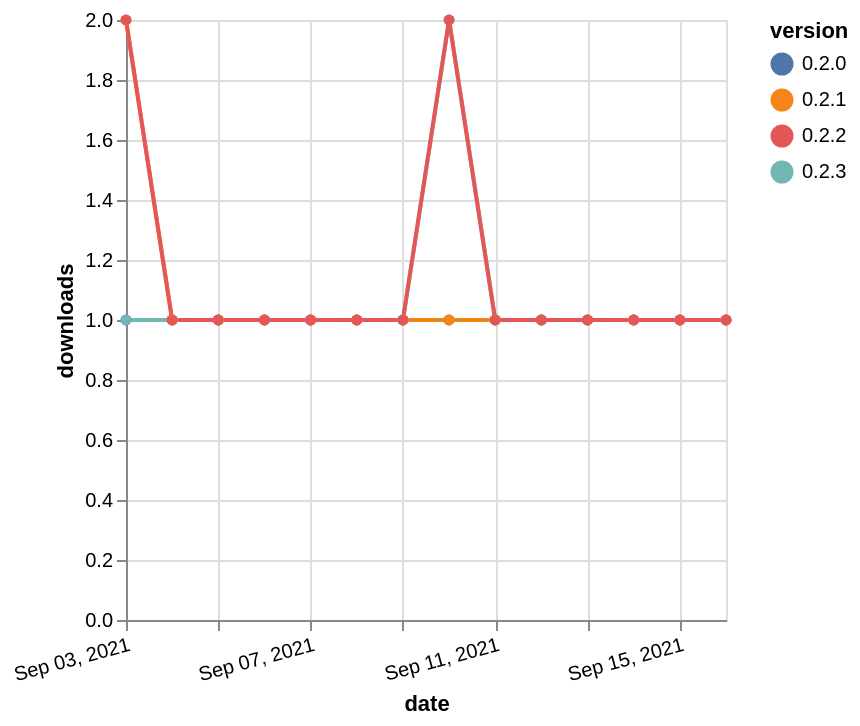

Write the Vega-Lite specification saved for this chart.
### Vega-Lite specification from a JSON file in a GitHub repository (floating-point values rounded to 4 significant figures)
{"$schema": "https://vega.github.io/schema/vega-lite/v5.json", "description": "A simple bar chart with embedded data.", "data": {"values": [{"date": "2021-09-03", "total": 148, "delta": 1, "version": "0.2.0"}, {"date": "2021-09-04", "total": 149, "delta": 1, "version": "0.2.0"}, {"date": "2021-09-05", "total": 150, "delta": 1, "version": "0.2.0"}, {"date": "2021-09-06", "total": 151, "delta": 1, "version": "0.2.0"}, {"date": "2021-09-07", "total": 152, "delta": 1, "version": "0.2.0"}, {"date": "2021-09-08", "total": 153, "delta": 1, "version": "0.2.0"}, {"date": "2021-09-09", "total": 154, "delta": 1, "version": "0.2.0"}, {"date": "2021-09-10", "total": 155, "delta": 1, "version": "0.2.0"}, {"date": "2021-09-11", "total": 156, "delta": 1, "version": "0.2.0"}, {"date": "2021-09-12", "total": 157, "delta": 1, "version": "0.2.0"}, {"date": "2021-09-13", "total": 158, "delta": 1, "version": "0.2.0"}, {"date": "2021-09-14", "total": 159, "delta": 1, "version": "0.2.0"}, {"date": "2021-09-15", "total": 160, "delta": 1, "version": "0.2.0"}, {"date": "2021-09-16", "total": 161, "delta": 1, "version": "0.2.0"}, {"date": "2021-09-03", "total": 131, "delta": 1, "version": "0.2.3"}, {"date": "2021-09-04", "total": 132, "delta": 1, "version": "0.2.3"}, {"date": "2021-09-05", "total": 133, "delta": 1, "version": "0.2.3"}, {"date": "2021-09-06", "total": 134, "delta": 1, "version": "0.2.3"}, {"date": "2021-09-07", "total": 135, "delta": 1, "version": "0.2.3"}, {"date": "2021-09-08", "total": 136, "delta": 1, "version": "0.2.3"}, {"date": "2021-09-09", "total": 137, "delta": 1, "version": "0.2.3"}, {"date": "2021-09-10", "total": 139, "delta": 2, "version": "0.2.3"}, {"date": "2021-09-11", "total": 140, "delta": 1, "version": "0.2.3"}, {"date": "2021-09-12", "total": 141, "delta": 1, "version": "0.2.3"}, {"date": "2021-09-13", "total": 142, "delta": 1, "version": "0.2.3"}, {"date": "2021-09-14", "total": 143, "delta": 1, "version": "0.2.3"}, {"date": "2021-09-15", "total": 144, "delta": 1, "version": "0.2.3"}, {"date": "2021-09-16", "total": 145, "delta": 1, "version": "0.2.3"}, {"date": "2021-09-03", "total": 129, "delta": 2, "version": "0.2.1"}, {"date": "2021-09-04", "total": 130, "delta": 1, "version": "0.2.1"}, {"date": "2021-09-05", "total": 131, "delta": 1, "version": "0.2.1"}, {"date": "2021-09-06", "total": 132, "delta": 1, "version": "0.2.1"}, {"date": "2021-09-07", "total": 133, "delta": 1, "version": "0.2.1"}, {"date": "2021-09-08", "total": 134, "delta": 1, "version": "0.2.1"}, {"date": "2021-09-09", "total": 135, "delta": 1, "version": "0.2.1"}, {"date": "2021-09-10", "total": 136, "delta": 1, "version": "0.2.1"}, {"date": "2021-09-11", "total": 137, "delta": 1, "version": "0.2.1"}, {"date": "2021-09-12", "total": 138, "delta": 1, "version": "0.2.1"}, {"date": "2021-09-13", "total": 139, "delta": 1, "version": "0.2.1"}, {"date": "2021-09-14", "total": 140, "delta": 1, "version": "0.2.1"}, {"date": "2021-09-15", "total": 141, "delta": 1, "version": "0.2.1"}, {"date": "2021-09-16", "total": 142, "delta": 1, "version": "0.2.1"}, {"date": "2021-09-03", "total": 120, "delta": 2, "version": "0.2.2"}, {"date": "2021-09-04", "total": 121, "delta": 1, "version": "0.2.2"}, {"date": "2021-09-05", "total": 122, "delta": 1, "version": "0.2.2"}, {"date": "2021-09-06", "total": 123, "delta": 1, "version": "0.2.2"}, {"date": "2021-09-07", "total": 124, "delta": 1, "version": "0.2.2"}, {"date": "2021-09-08", "total": 125, "delta": 1, "version": "0.2.2"}, {"date": "2021-09-09", "total": 126, "delta": 1, "version": "0.2.2"}, {"date": "2021-09-10", "total": 128, "delta": 2, "version": "0.2.2"}, {"date": "2021-09-11", "total": 129, "delta": 1, "version": "0.2.2"}, {"date": "2021-09-12", "total": 130, "delta": 1, "version": "0.2.2"}, {"date": "2021-09-13", "total": 131, "delta": 1, "version": "0.2.2"}, {"date": "2021-09-14", "total": 132, "delta": 1, "version": "0.2.2"}, {"date": "2021-09-15", "total": 133, "delta": 1, "version": "0.2.2"}, {"date": "2021-09-16", "total": 134, "delta": 1, "version": "0.2.2"}]}, "width": "container", "mark": {"type": "line", "point": {"filled": true}}, "encoding": {"x": {"field": "date", "type": "temporal", "timeUnit": "yearmonthdate", "title": "date", "axis": {"labelAngle": -15}}, "y": {"field": "delta", "type": "quantitative", "title": "downloads"}, "color": {"field": "version", "type": "nominal"}, "tooltip": {"field": "delta"}}}
